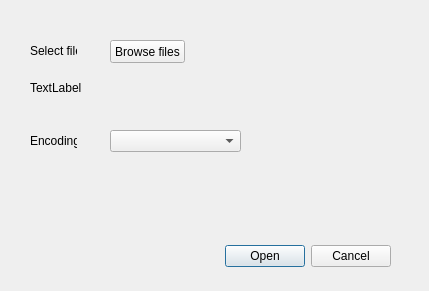
<?xml version="1.0" encoding="UTF-8"?>
<ui version="4.0">
 <class>InputSelectDialog</class>
 <widget class="QDialog" name="InputSelectDialog">
  <property name="geometry">
   <rect>
    <x>0</x>
    <y>0</y>
    <width>429</width>
    <height>291</height>
   </rect>
  </property>
  <property name="windowTitle">
   <string>Select file</string>
  </property>
  <widget class="QDialogButtonBox" name="buttonBox">
   <property name="geometry">
    <rect>
     <x>30</x>
     <y>240</y>
     <width>361</width>
     <height>32</height>
    </rect>
   </property>
   <property name="orientation">
    <enum>Qt::Horizontal</enum>
   </property>
   <property name="standardButtons">
    <set>QDialogButtonBox::Cancel|QDialogButtonBox::Open</set>
   </property>
  </widget>
  <widget class="QLabel" name="selectfile_label">
   <property name="geometry">
    <rect>
     <x>30</x>
     <y>40</y>
     <width>47</width>
     <height>21</height>
    </rect>
   </property>
   <property name="text">
    <string>Select file</string>
   </property>
  </widget>
  <widget class="QPushButton" name="browsefiles_button">
   <property name="geometry">
    <rect>
     <x>110</x>
     <y>40</y>
     <width>75</width>
     <height>23</height>
    </rect>
   </property>
   <property name="text">
    <string>Browse files</string>
   </property>
  </widget>
  <widget class="QLabel" name="filename_display">
   <property name="geometry">
    <rect>
     <x>30</x>
     <y>80</y>
     <width>361</width>
     <height>16</height>
    </rect>
   </property>
   <property name="text">
    <string>TextLabel</string>
   </property>
  </widget>
  <widget class="QLabel" name="encoding_label">
   <property name="geometry">
    <rect>
     <x>30</x>
     <y>130</y>
     <width>47</width>
     <height>21</height>
    </rect>
   </property>
   <property name="text">
    <string>Encoding</string>
   </property>
  </widget>
  <widget class="QComboBox" name="encoding_combobox">
   <property name="geometry">
    <rect>
     <x>110</x>
     <y>130</y>
     <width>131</width>
     <height>22</height>
    </rect>
   </property>
  </widget>
 </widget>
 <resources/>
 <connections/>
</ui>
